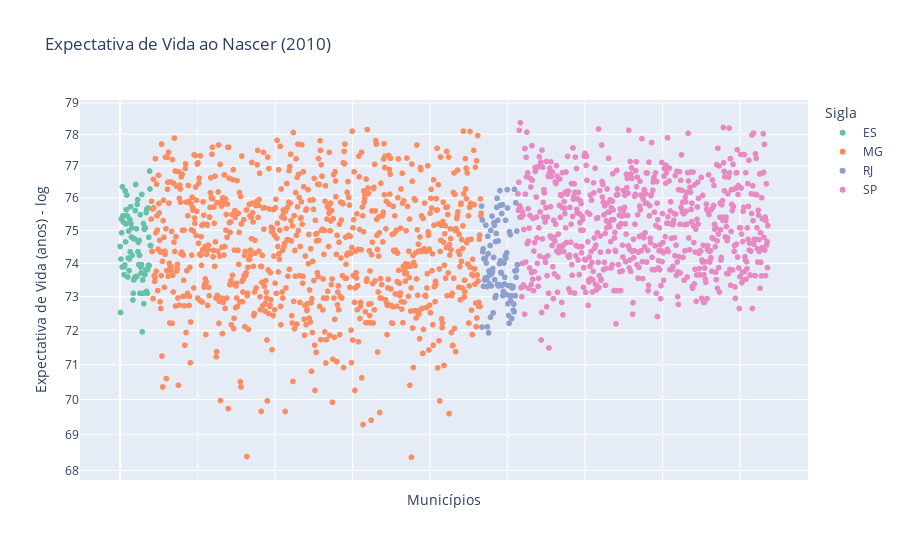

Source (notebook cell):
### Markdown cell above
> [Informação]
> Tratamento de dados: remoção de colunas desnecessárias, coluna vazia e remoção de nulos.

### Code cell
expectativa_de_vida = pd.read_csv('dados/esperança_de_vida_ao_nascer.csv', sep=';', decimal=',')

# Renomeia coluna de expectativa_de_vida
expectativa_de_vida = expectativa_de_vida.rename(columns={'2010': 'expectativa'})

# Remove colunas desnecessárias
expectativa_de_vida = expectativa_de_vida.drop(columns=['Código','1970', '1980', '1991', '2000'])

# Remove colunas vazias e converte tipo
expectativa_de_vida = expectativa_de_vida.dropna(axis=1, how='all')
expectativa_de_vida['expectativa'] = pd.to_numeric(expectativa_de_vida['expectativa'], errors='coerce')

# Preenche nulos com a média por estado (Sigla) e converte para inteiro
expectativa_de_vida['expectativa'] = (
    expectativa_de_vida.groupby('Sigla')['expectativa']
      .transform(lambda x: x.fillna(x.mean()))
      .round(2)
)

fig = px.scatter(
    expectativa_de_vida,
    x=np.arange(len(expectativa_de_vida)),
    y='expectativa',
    hover_name='Município',
    hover_data={'Sigla': True, 'expectativa': True},
    color='Sigla',
    color_discrete_sequence=color_sequence,
    title='Expectativa de Vida ao Nascer (2010)'
)
fig.update_layout(
    xaxis_title='Municípios',
    yaxis_title='Expectativa de Vida (anos) - log',
    yaxis_type='log',
    xaxis=dict(showticklabels=False)
)
fig.show()

### Figure 1 — Plotly figure (JSON) as saved in the notebook; plotly's stock layout.template omitted (floating-point values rounded to 4 significant figures; data arrays with more than 128 entries replaced by an {"elided": "..."} marker saying what was removed)
{"data": [{"customdata": [["ES"], ["ES"], ["ES"], ["ES"], ["ES"], ["ES"], ["ES"], ["ES"], ["ES"], ["ES"], ["ES"], ["ES"], ["ES"], ["ES"], ["ES"], ["ES"], ["ES"], ["ES"], ["ES"], ["ES"], ["ES"], ["ES"], ["ES"], ["ES"], ["ES"], ["ES"], ["ES"], ["ES"], ["ES"], ["ES"], ["ES"], ["ES"], ["ES"], ["ES"], ["ES"], ["ES"], ["ES"], ["ES"], ["ES"], ["ES"], ["ES"], ["ES"], ["ES"], ["ES"], ["ES"], ["ES"], ["ES"], ["ES"], ["ES"], ["ES"], ["ES"], ["ES"], ["ES"], ["ES"], ["ES"], ["ES"], ["ES"], ["ES"], ["ES"], ["ES"], ["ES"], ["ES"], ["ES"], ["ES"], ["ES"], ["ES"], ["ES"], ["ES"], ["ES"], ["ES"], ["ES"], ["ES"], ["ES"], ["ES"], ["ES"], ["ES"], ["ES"], ["ES"], ["ES"], ["ES"]], "hovertemplate": "<b>%{hovertext}</b><br><br>Sigla=%{customdata[0]}<br>x=%{x}<br>expectativa=%{y}<extra></extra>", "hovertext": ["Afonso Cláudio", "Águia Branca", "Água Doce do Norte", "Alegre", "Alfredo Chaves", "Alto Rio Novo", "Anchieta", "Apiacá", "Aracruz", "Atilio Vivacqua", "Baixo Guandu", "Barra de São Francisco", "Boa Esperança", "Bom Jesus do Norte", "Brejetuba", "Cachoeiro de Itapemirim", "Cariacica", "Castelo", "Colatina", "Conceição da Barra", "Conceição do Castelo", "Divino de São Lourenço", "Domingos Martins", "Dores do Rio Preto", "Ecoporanga", "Fundão", "Governador Lindenberg", "Guaçuí", "Guarapari", "Ibatiba", "Ibiraçu", "Ibitirama", "Iconha", "Irupi", "Itaguaçu", "Itapemirim", "Itarana", "Iúna", "Jaguaré", "Jerônimo Monteiro", "João Neiva", "Laranja da Terra", "Linhares", "Mantenópolis", "Marataízes", "Marechal Floriano", "Marilândia", "Mimoso do Sul", "Montanha", "Mucurici", "Muniz Freire", "Muqui", "Nova Venécia", "Pancas", "Pedro Canário", "Pinheiros", "Piúma", "Ponto Belo", "Presidente Kennedy", "Rio Bananal", "Rio Novo do Sul", "Santa Leopoldina", "Santa Maria de Jetibá", "Santa Teresa", "São Domingos do Norte", "São Gabriel da Palha", "São José do Calçado", "São Mateus", "São Roque do Canaã", "Serra", "Sooretama", "Vargem Alta", "Venda Nova do Imigrante", "Viana", "Vila Pavão", "Vila Valério", "Vila Velha", "Vitória", "Riacho", "Ponte do Itabapoana"], "legendgroup": "ES", "marker": {"color": "rgb(102,194,165)", "symbol": "circle"}, "mode": "markers", "name": "ES", "showlegend": true, "type": "scattergl", "x": [0, 1, 2, 3, 4, 5, 6, 7, 8, 9, 10, 11, 12, 13, 14, 15, 16, 17, 18, 19, 20, 21, 22, 23, 24, 25, 26, 27, 28, 29, 30, 31, 32, 33, 34, 35, 36, 37, 38, 39, 40, 41, 42, 43, 44, 45, 46, 47, 48, 49, 50, 51, 52, 53, 54, 55, 56, 57, 58, 59, 60, 61, 62, 63, 64, 65, 66, 67, 68, 69, 70, 71, 72, 73, 74, 75, 76, 77, 78, 79], "xaxis": "x", "y": [74.51, 72.53, 74.13, 75.35, 74.93, 73.89, 76.35, 75.45, 75.26, 75.45, 73.66, 73.9, 73.95, 76.22, 74.65, 75.2, 75.64, 76.09, 75.45, 73.59, 73.59, 74.16, 74.98, 73.78, 74.13, 75.34, 74.35, 75.73, 75.21, 74.8, 75.08, 74.24, 74.77, 72.9, 73.1, 73.5, 73.51, 74.74, 73.59, 75.61, 76.42, 73.59, 75.05, 73.61, 75.8, 75.95, 74.35, 74.64, 73.96, 74.7, 74.24, 73.1, 75.48, 73.89, 73.71, 73.96, 76.11, 71.96, 73.5, 73.1, 75.21, 72.79, 75.04, 75.04, 73.66, 75.08, 73.81, 75.55, 73.16, 75.66, 73.1, 73.81, 75.69, 73.94, 74.79, 73.93, 76.84, 76.28, 74.54, 74.54], "yaxis": "y"}, {"customdata": {"elided": "853x1 str values"}, "hovertemplate": "<b>%{hovertext}</b><br><br>Sigla=%{customdata[0]}<br>x=%{x}<br>expectativa=%{y}<extra></extra>", "hovertext": {"elided": "853 str values"}, "legendgroup": "MG", "marker": {"color": "rgb(252,141,98)", "symbol": "circle"}, "mode": "markers", "name": "MG", "showlegend": true, "type": "scattergl", "x": {"elided": "853 int values"}, "xaxis": "x", "y": {"elided": "853 float values"}, "yaxis": "y"}, {"customdata": [["RJ"], ["RJ"], ["RJ"], ["RJ"], ["RJ"], ["RJ"], ["RJ"], ["RJ"], ["RJ"], ["RJ"], ["RJ"], ["RJ"], ["RJ"], ["RJ"], ["RJ"], ["RJ"], ["RJ"], ["RJ"], ["RJ"], ["RJ"], ["RJ"], ["RJ"], ["RJ"], ["RJ"], ["RJ"], ["RJ"], ["RJ"], ["RJ"], ["RJ"], ["RJ"], ["RJ"], ["RJ"], ["RJ"], ["RJ"], ["RJ"], ["RJ"], ["RJ"], ["RJ"], ["RJ"], ["RJ"], ["RJ"], ["RJ"], ["RJ"], ["RJ"], ["RJ"], ["RJ"], ["RJ"], ["RJ"], ["RJ"], ["RJ"], ["RJ"], ["RJ"], ["RJ"], ["RJ"], ["RJ"], ["RJ"], ["RJ"], ["RJ"], ["RJ"], ["RJ"], ["RJ"], ["RJ"], ["RJ"], ["RJ"], ["RJ"], ["RJ"], ["RJ"], ["RJ"], ["RJ"], ["RJ"], ["RJ"], ["RJ"], ["RJ"], ["RJ"], ["RJ"], ["RJ"], ["RJ"], ["RJ"], ["RJ"], ["RJ"], ["RJ"], ["RJ"], ["RJ"], ["RJ"], ["RJ"], ["RJ"], ["RJ"], ["RJ"], ["RJ"], ["RJ"], ["RJ"], ["RJ"], ["RJ"], ["RJ"]], "hovertemplate": "<b>%{hovertext}</b><br><br>Sigla=%{customdata[0]}<br>x=%{x}<br>expectativa=%{y}<extra></extra>", "hovertext": ["Angra dos Reis", "Aperibé", "Araruama", "Areal", "Armação dos Búzios", "Arraial do Cabo", "Barra do Piraí", "Barra Mansa", "Belford Roxo", "Bom Jardim", "Bom Jesus do Itabapoana", "Cabo Frio", "Cachoeiras de Macacu", "Cambuci", "Carapebus", "Comendador Levy Gasparian", "Campos dos Goytacazes", "Cantagalo", "Cardoso Moreira", "Carmo", "Casimiro de Abreu", "Conceição de Macabu", "Cordeiro", "Duas Barras", "Duque de Caxias", "Engenheiro Paulo de Frontin", "Guapimirim", "Iguaba Grande", "Itaboraí", "Itaguaí", "Italva", "Itaocara", "Itaperuna", "Itatiaia", "Japeri", "Laje do Muriaé", "Macaé", "Macuco", "Magé", "Mangaratiba", "Maricá", "Mendes", "Mesquita", "Miguel Pereira", "Miracema", "Natividade", "Nilópolis", "Niterói", "Nova Friburgo", "Nova Iguaçu", "Paracambi", "Paraíba do Sul", "Parati", "Paty do Alferes", "Petrópolis", "Pinheiral", "Piraí", "Porciúncula", "Porto Real", "Quatis", "Queimados", "Quissamã", "Resende", "Rio Bonito", "Rio Claro", "Rio das Flores", "Rio das Ostras", "Rio de Janeiro", "Santa Maria Madalena", "Santo Antônio de Pádua", "São Francisco de Itabapoana", "São Fidélis", "São Gonçalo", "São João da Barra", "São João de Meriti", "São José de Ubá", "São José do Vale do Rio Preto", "São Pedro da Aldeia", "São Sebastião do Alto", "Sapucaia", "Saquarema", "Seropédica", "Silva Jardim", "Sumidouro", "Tanguá", "Teresópolis", "Trajano de Morais", "Três Rios", "Valença", "Varre-Sai", "Vassouras", "Volta Redonda", "Sâo João Marcos", "São Sebastião do Parahyba"], "legendgroup": "RJ", "marker": {"color": "rgb(141,160,203)", "symbol": "circle"}, "mode": "markers", "name": "RJ", "showlegend": true, "type": "scattergl", "x": [933, 934, 935, 936, 937, 938, 939, 940, 941, 942, 943, 944, 945, 946, 947, 948, 949, 950, 951, 952, 953, 954, 955, 956, 957, 958, 959, 960, 961, 962, 963, 964, 965, 966, 967, 968, 969, 970, 971, 972, 973, 974, 975, 976, 977, 978, 979, 980, 981, 982, 983, 984, 985, 986, 987, 988, 989, 990, 991, 992, 993, 994, 995, 996, 997, 998, 999, 1000, 1001, 1002, 1003, 1004, 1005, 1006, 1007, 1008, 1009, 1010, 1011, 1012, 1013, 1014, 1015, 1016, 1017, 1018, 1019, 1020, 1021, 1022, 1023, 1024, 1025, 1026], "xaxis": "x", "y": [75.75, 72.1, 75.32, 74.35, 74.44, 73.31, 74.14, 74.14, 73.5, 73.56, 74.16, 75.16, 74.01, 73.51, 73.3, 72.11, 74.82, 74.29, 71.93, 73.77, 73.64, 73.38, 74.54, 72.39, 75.0, 73.32, 73.69, 75.44, 73.75, 73.84, 72.52, 74.18, 75.24, 75.16, 73.51, 72.97, 74.66, 73.03, 74.91, 75.71, 75.99, 73.36, 75.31, 74.68, 73.32, 73.36, 73.99, 76.23, 75.77, 74.08, 73.73, 73.7, 75.52, 73.34, 75.79, 73.03, 73.16, 73.11, 74.01, 73.38, 73.58, 74.23, 75.31, 74.16, 73.07, 74.32, 76.26, 75.69, 72.79, 73.33, 72.44, 72.21, 74.96, 73.02, 74.87, 72.88, 73.33, 73.03, 72.35, 73.26, 73.26, 73.3, 72.6, 72.78, 72.55, 76.27, 73.77, 73.03, 75.85, 73.58, 73.79, 74.98, 73.96, 73.96], "yaxis": "y"}, {"customdata": {"elided": "646x1 str values"}, "hovertemplate": "<b>%{hovertext}</b><br><br>Sigla=%{customdata[0]}<br>x=%{x}<br>expectativa=%{y}<extra></extra>", "hovertext": {"elided": "646 str values"}, "legendgroup": "SP", "marker": {"color": "rgb(231,138,195)", "symbol": "circle"}, "mode": "markers", "name": "SP", "showlegend": true, "type": "scattergl", "x": {"elided": "646 int values"}, "xaxis": "x", "y": {"elided": "646 float values"}, "yaxis": "y"}], "layout": {"legend": {"title": {"text": "Sigla"}, "tracegroupgap": 0}, "title": {"text": "Expectativa de Vida ao Nascer (2010)"}, "xaxis": {"anchor": "y", "domain": [0, 1], "showticklabels": false, "title": {"text": "Municípios"}}, "yaxis": {"anchor": "x", "domain": [0, 1], "title": {"text": "Expectativa de Vida (anos) - log"}, "type": "log"}}}
